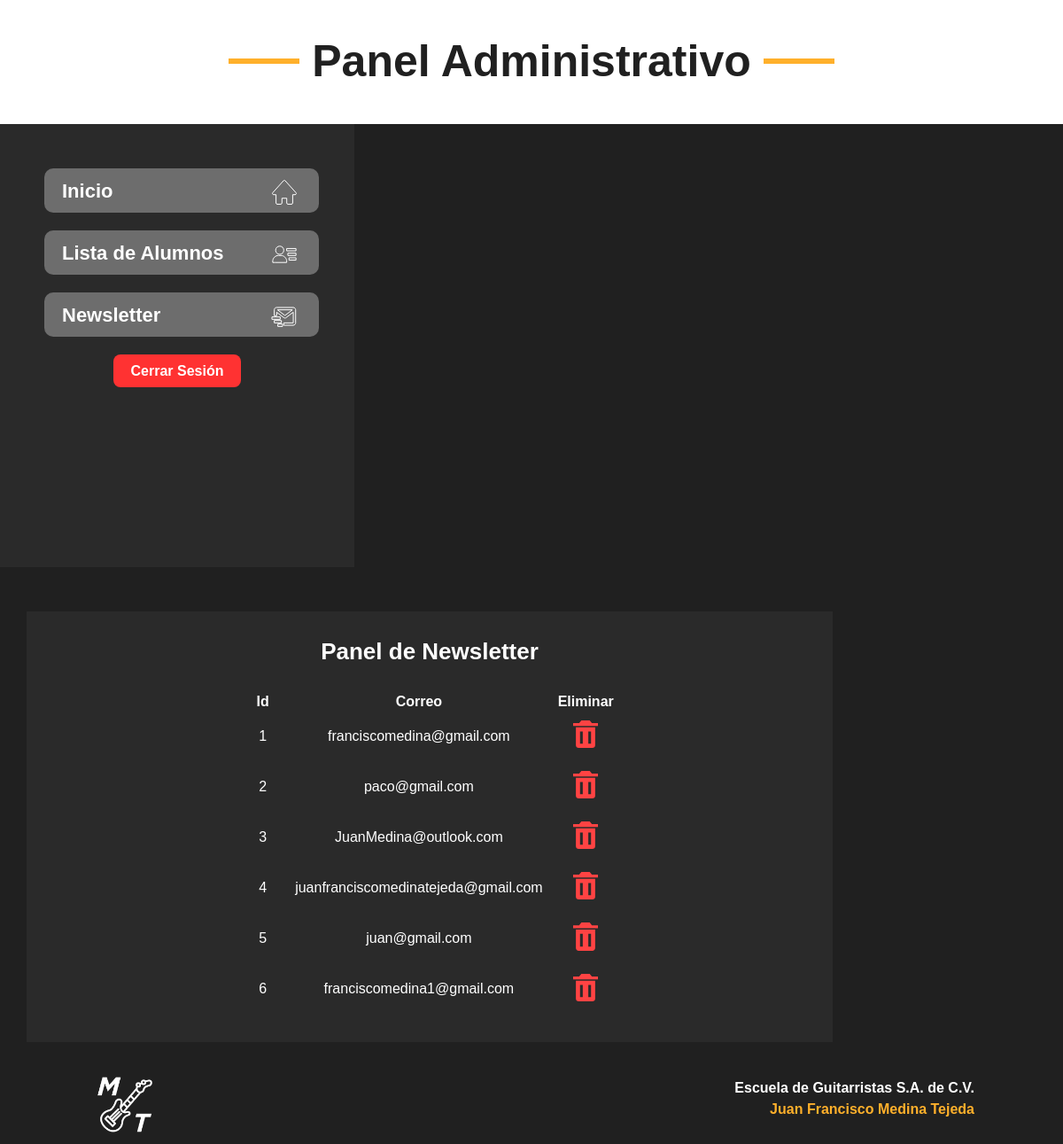
/admin/panel_newsletter.php (signed in), run on the app's committed database.
### tables this page shows
CREATE TABLE `newsletter` (
  `id` int(11) NOT NULL,
  `contacto` varchar(200) NOT NULL
);

### admin/panel_newsletter.php (the view, shortened to what this page needs)
<!DOCTYPE html>
<html lang="en">
<head>
    <link rel="stylesheet" href="../style.css">
</head>
<body>
    <?php include "header_admin.php"; ?>
    <div class="ancho_pantalla">
        <?php include "menu_admin.php"; ?>
        <div class="panel_inicio">
            <h3>Panel de Newsletter</h3>
            <table class="tabla_clientes">
                <tr>
                    <th>Id</th>
                    <th>Correo</th>
                    <th>Eliminar</th>
                </tr>
                <tr>
                    <?php
                        include "conexion.php";
                        $todos_clientes = "SELECT * FROM newsletter ORDER BY id ASC";
                        $resultado = mysqli_query($conectar, $todos_clientes);
                        while($fila = mysqli_fetch_assoc($resultado)){
                    ?>
                        <td><?php echo $fila["id"]; ?></td>
                        <td><?php echo $fila["contacto"]; ?></td>
                        <td><a href="#" onclick="validar('eliminarnewsletter.php?id=<?php echo $fila['id']; ?>')"><img class="trash_red" src="../img/iconos/trash_red.svg" alt="Icono de Basura"></a></td>
                </tr>
                    <?php
                        }
                    ?>
            </table>
        </div>
    </div>
    <footer>
        <div class="ancho">
            <div class="contenedor_logofooter">
                <img src="../img/White_Logo.png" class="logo_footer" alt="Logo de la Academia">
            </div>
            <div class="contenedor_textofooter">
                <h4>Escuela de Guitarristas S.A. de C.V.</h4>
                <h4 class="naranja">Juan Francisco Medina Tejeda</h4>
            </div>
        </div>
    </footer>
</body>
</html>

### style.css (style rules this page uses)
body { background-color: #202020; }
html { scroll-behavior: smooth; }
* { color: #fff; font-family: 'Gotham', sans-serif; margin: 0; padding: 0; box-sizing: border-box; }
.ancho { position: relative; max-width: 1000px; margin: auto; padding-bottom: 0px; }
.ancho_pantalla { max-width: 100%; margin: auto; }
.naranja { color: #ffb02b; }
h3 { font-size: 26px; }
.tabla_tipos th, td { padding: 10px 15px; }
footer { width: 100%; background-color: #202020; height: fit-content; padding-top: 30px; }
.contenedor_logofooter { width: fit-content; float: left; }
.logo_footer { width: 80px; }
.contenedor_textofooter { margin-top: 10px; text-align: right; float: right; line-height: 24px; }
.panel_inicio { display: inline-block; background-color: #2a2a2a; width: 910px; margin-left: 30px; margin-top: 50px; padding: 30px; vertical-align: top; }
.panel_inicio h3 { text-align: center; margin-bottom: 30px; }
.tabla_clientes { margin: auto; }
.tabla_clientes td { text-align: center; }
.trash_red { width: 28px; }

### data on the page
newsletter: id "1", contacto "franciscomedina@gmail.com"
newsletter: id "2", contacto "paco@gmail.com"
newsletter: id "3", contacto "JuanMedina@outlook.com"
newsletter: id "4", contacto "juanfranciscomedinatejeda@gmail.com"
newsletter: id "5", contacto "juan@gmail.com"
newsletter: id "6", contacto "franciscomedina1@gmail.com"
